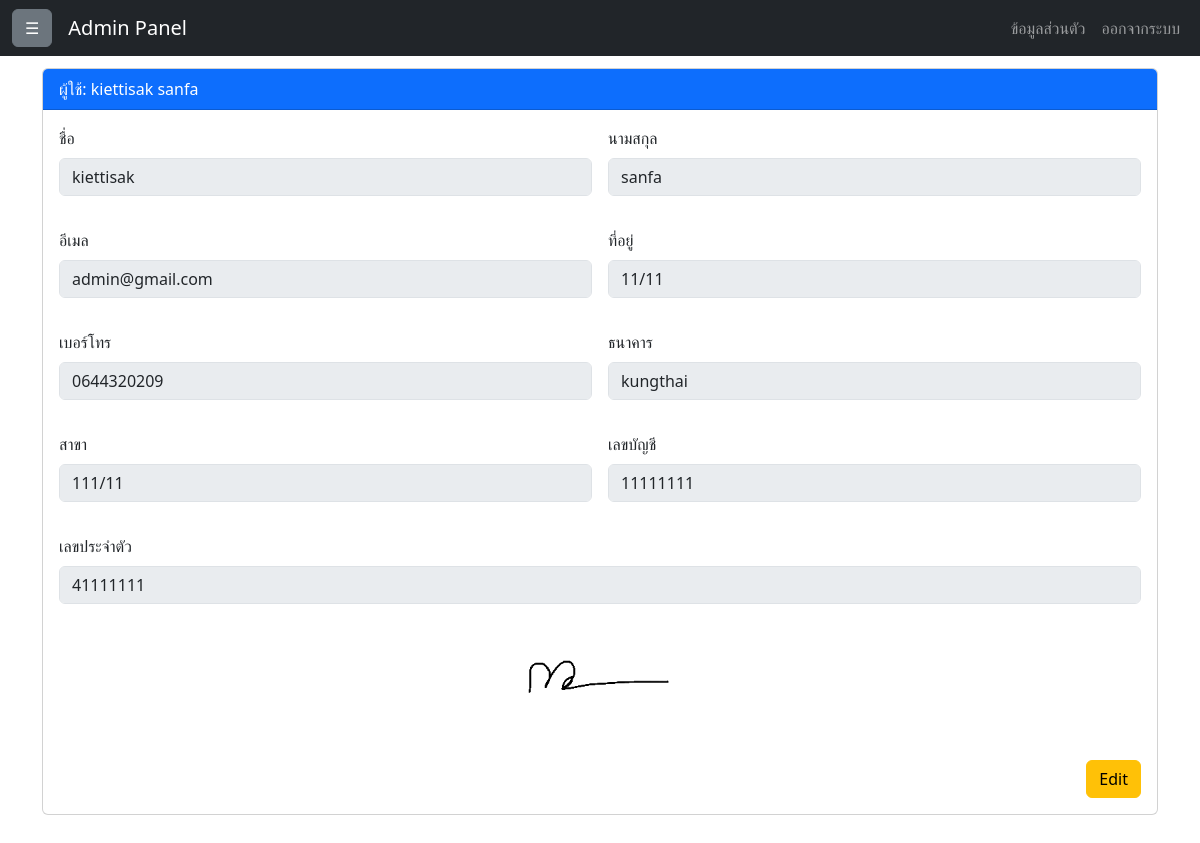
Before: /showProfile with the older database file.
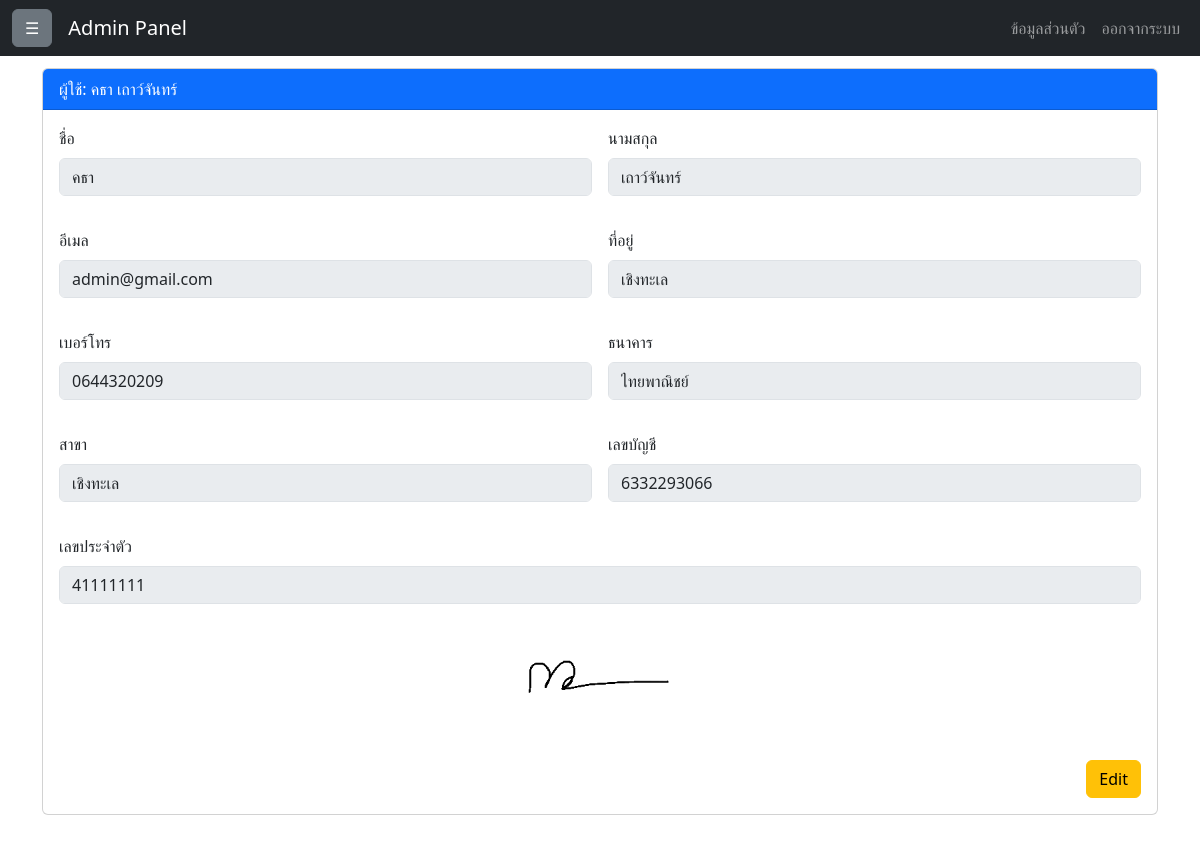
After: the same page with the newer database file.
### pApp/models.py (models this page shows)
class user(models.Model):
    email = models.EmailField(max_length=25)
    password = models.CharField(max_length=25)
    name = models.CharField(max_length= 25)
    lastName = models.CharField(max_length= 25)
    address = models.CharField(max_length=50)
    tel = models.CharField(max_length=10)
    bank = models.CharField(max_length=25)
    bank_address = models.CharField(max_length=50)
    accountnumber = models.CharField(max_length=15)
    userid_card = models.CharField(max_length=15)

### pApp/backEnd/profile.py (the view)
# urls.py: path('showProfile',profile.showProfile),
def showProfile(request):
      all_user = user.objects.all()
      slips_list = slips.objects.all()
      return render(request, 'showProfile.html', {'all_user': all_user,'slips_list': slips_list})

### pApp/templates/showProfile.html (shortened to what the changed rows need)
<!DOCTYPE html>
<html lang="en">
<head>
    {% load static %}
    <link rel="stylesheet" href="{% static 'css/bootstrap.min.css' %}">
</head>
<body>
    <div class="main-container">
        <div class="content" id="content">
            <div class="container mt-5">
                {% block content %}
                <div class="row">
                    {% for user in all_user %}
                    <div class="col-12">
                        <div class="card fullscreen mb-4">
                            <div class="card-header bg-primary text-white">
                                ผู้ใช้: {{ user.name }} {{ user.lastName }}
                            </div>
                            <div class="card-body">
                                <form method="post" action="/edit_user/{{ user.id }}/">
                                    <div class="row g-3">
                                        <div class="col-md-6">
                                            <label for="name_{{ user.id }}" class="form-label">ชื่อ</label>
                                            <input type="text" class="form-control" id="name_{{ user.id }}" value="{{ user.name }}" disabled>
                                        </div>
                                        <div class="col-md-6">
                                            <label for="lastName_{{ user.id }}" class="form-label">นามสกุล</label>
                                            <input type="text" class="form-control" id="lastName_{{ user.id }}" value="{{ user.lastName }}" disabled>
                                        </div>
                                    </div>
                                    <div class="row g-3 mt-3">
                                        <div class="col-md-6">
                                            <label for="email_{{ user.id }}" class="form-label">อีเมล</label>
                                            <input type="email" class="form-control" id="email_{{ user.id }}" value="{{ user.email }}" disabled>
                                        </div>
                                        <div class="col-md-6">
                                            <label for="address_{{ user.id }}" class="form-label">ที่อยู่</label>
                                            <input type="text" class="form-control" id="address_{{ user.id }}" value="{{ user.address }}" disabled>
                                        </div>
                                    </div>
                                    <div class="row g-3 mt-3">
                                        <div class="col-6">
                                            <label for="tel_{{ user.id }}" class="form-label">เบอร์โทร</label>
                                            <input type="text" class="form-control" id="tel_{{ user.id }}" value="{{ user.tel }}" disabled>
                                        </div>
                                        <div class="col-6">
                                            <label for="tel_{{ user.id }}" class="form-label">ธนาคาร</label>
                                            <input type="text" class="form-control" id="bank_{{ user.id }}" value="{{ user.bank }}" disabled>
                                        </div>
                                    </div>
                                    <div class="row g-3 mt-3">
                                        <div class="col-6">
                                            <label for="tel_{{ user.id }}" class="form-label">สาขา</label>
                                            <input type="text" class="form-control" id="tel_{{ user.id }}" value="{{ user.bank_address }}" disabled>
                                        </div>
                                        <div class="col-6">
                                            <label for="tel_{{ user.id }}" class="form-label">เลขบัญชี</label>
                                            <input type="text" class="form-control" id="bank_{{ user.id }}" value="{{ user.accountnumber }}" disabled>
                                        </div>
                                    </div>
                                    <div class="row g-3 mt-3">
                                        <div class="col-12">
                                            <label for="tel_{{ user.id }}" class="form-label">เลขประจำตัว</label>
                                            <input type="text" class="form-control" id="tel_{{ user.id }}" value="{{ user.userid_card }}" disabled>
                                        </div>
                                    </div>
                                    <div class="row g-3 mt-3">
                                        <div class="col-12 text-center">
                                            <img src="{% static 'signature.png' %}" alt="Signature" class="img-fluid" style="max-width: 200px; height: auto;">
                                        </div>
                                    </div>
                                    <div class="mt-4 text-end">
                                        <a href="/edit_user/{{ user.id }}" class="btn btn-warning">Edit</a>
                                    </div>
                                </form>
                            </div>
                        </div>
                    </div>
                    {% endfor %}
                </div>
                {% endblock %}
            </div>
        </div>
    </div>
</body>
</html>

Changed rows visible on the page:
changed user "admin@gmail.com": name "kiettisak" → "คธา"; lastName "sanfa" → "เถาว์จันทร์"; address "11/11" → "เชิงทะเล"; bank "kungthai" → "ไทยพาณิชย์"; bank_address "111/11" → "เชิงทะเล"; accountnumber "11111111" → "6332293066"
